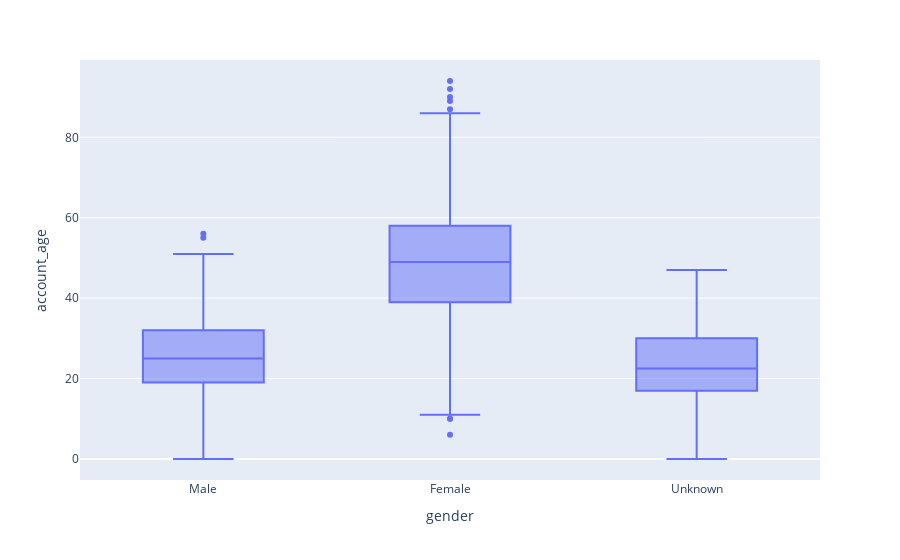

The notebook cell this image was saved under:
### Code cell
import statsmodels.api as sm
from statsmodels.formula.api import ols

mod = ols('account_age ~ gender',
                data=df).fit()
                
aov_table = sm.stats.anova_lm(mod, typ=1)
print(aov_table)
df.plot.box(x='gender', y='account_age')

### Figure 1 — Plotly figure (JSON) as saved in the notebook; plotly's stock layout.template omitted (floating-point values rounded to 4 significant figures; data arrays with more than 128 entries replaced by an {"elided": "..."} marker saying what was removed)
{"data": [{"alignmentgroup": "True", "hovertemplate": "gender=%{x}<br>account_age=%{y}<extra></extra>", "legendgroup": "", "marker": {"color": "#636efa"}, "name": "", "notched": false, "offsetgroup": "", "orientation": "v", "showlegend": false, "type": "box", "x": {"elided": "2989 str values"}, "x0": " ", "xaxis": "x", "y": {"elided": "2989 int values"}, "y0": " ", "yaxis": "y"}], "layout": {"boxmode": "group", "legend": {"tracegroupgap": 0}, "margin": {"t": 60}, "xaxis": {"anchor": "y", "domain": [0, 1], "title": {"text": "gender"}}, "yaxis": {"anchor": "x", "domain": [0, 1], "title": {"text": "account_age"}}}}
